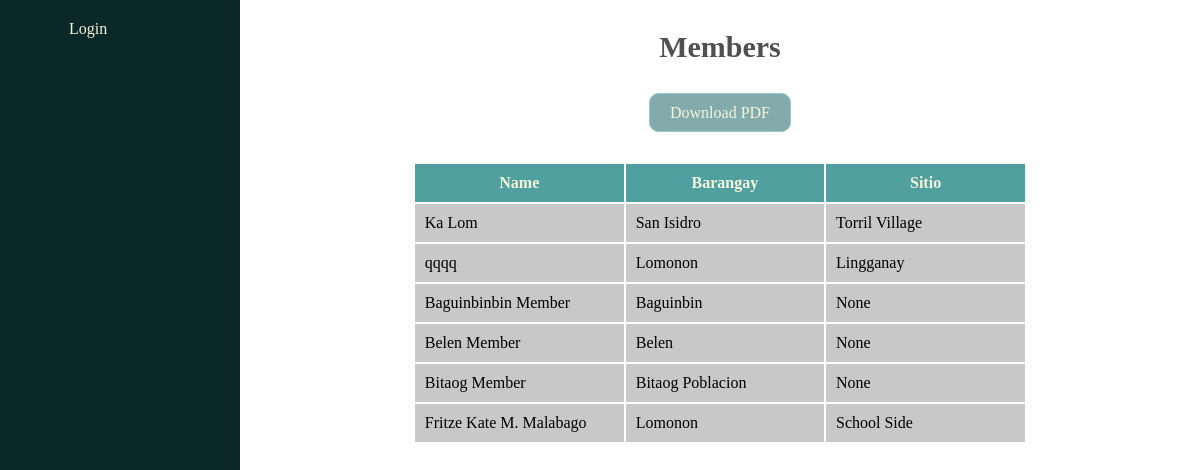
Before: /report/members/ with the older database file.
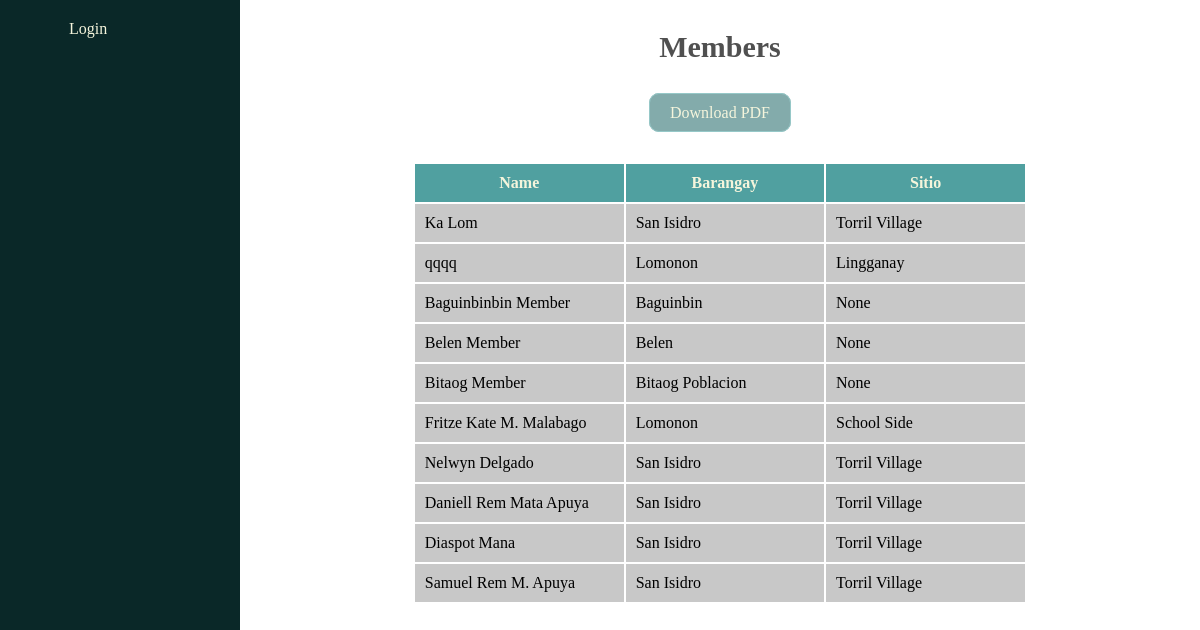
After: the same page with the newer database file.
### management/models.py (models this page shows, shortened)
class Member(models.Model):
    user = models.ForeignKey(User, related_name='member_user', on_delete=models.CASCADE) # Added for version 2, 2/9/2024
    name = models.CharField(max_length=255)
    gender = models.ForeignKey(Gender, related_name='member_gender', on_delete=models.CASCADE)
    age = models.IntegerField()
    brgy = models.ForeignKey(Barangay, related_name='member_brgy', on_delete=models.CASCADE)
    sitio = models.ForeignKey(Sitio, related_name='member_sitio', on_delete=models.CASCADE, null=True, blank=True)
    date_registered = models.DateTimeField(auto_now_add=True)
    image = models.ImageField(null=True, blank=True, upload_to="images/")

class Barangay(models.Model):
    brgy_name = models.CharField(max_length=255)
    brgy_voter_population = models.IntegerField(blank=True, null=True)
    lat = models.FloatField(blank=True, null=True)
    long = models.FloatField(blank=True, null=True)
    def __str__(self):
        return self.brgy_name
    class Meta:
        ordering = ['brgy_name']

class Sitio(models.Model):
    name = models.CharField(max_length=255)
    population = models.IntegerField(default=0, blank=True, null=True)
    brgy = models.ForeignKey(Barangay, related_name='brgy_sitio', on_delete=models.CASCADE)
    lat = models.FloatField(blank=True, null=True)
    long = models.FloatField(blank=True, null=True)
    def __str__(self):
        return self.name

### management/views.py (the view)
# urls.py: path('report/members/', views.all_members_report, name='members-report'),
def all_members_report(request):
    members = Member.objects.all()
    return render(request, 'members_report.html', {
        'members': members,
    })

### management/templates/members_report.html
{% extends 'base.html' %}
{% load static %}
{% block content %}
<section class="members-report-utmost-container-section">
    <div class="members-report-title-header-div">
        Members
    </div>
    <div class="members-report-download-pdf-container">
        <a class="members-report-download-pdf" href="{% url 'members-report-pdf' %}">Download PDF</a>
    </div>
    <div class="members-report-table-container-div">
        <table class="members-report-table">
            <tr class="members-report-table-row">
                <th class="members-report-table-head">Name</th>
                <th class="members-report-table-head">Barangay</th>
                <th class="members-report-table-head">Sitio</th>
            </tr>
            {% for member in members %}
                <tr class="members-report-table-row">
                    <td class="members-report-table-data">{{ member.name }}</td>
                    <td class="members-report-table-data">{{ member.brgy }}</td>
                    <td class="members-report-table-data">{{ member.sitio }}</td>
                </tr>
            {% endfor %}
        </table>
    </div>
</section>
{% endblock %}

### management/templates/base.html (shortened to what this page needs)
<!DOCTYPE html>
<html lang="en">
<head>
    {% load static %}
    {% load humanize %}
    <link rel="stylesheet" href="{% static 'styles.css' %}">
    <link rel="stylesheet" href="{% static 'member_profile.css' %}">
    <link rel="stylesheet" href="{% static 'css/all.min.css' %}">
    <link rel="stylesheet" href="{% static 'css/fontawesome.min.css' %}">
    <link rel="stylesheet" href="{% static 'dashboard.css' %}">
    <link rel="stylesheet" href="{% static 'add-brgy.css' %}">
    <link rel="stylesheet" href="{% static 'add-leader.css' %}">
    <link rel="stylesheet" href="{% static 'add-member.css' %}">
    <link rel="stylesheet" href="{% static 'reports.css' %}">
    <link rel="stylesheet" href="{% static 'brgy-profile.css' %}">
    <link rel="stylesheet" href="{% static 'no-member-brgy.css' %}">
    <link rel="stylesheet" href="{% static 'leader-no-members.css' %}">
    <link rel="stylesheet" href="{% static 'leaderless-members.css' %}">
    <link rel="stylesheet" href="{% static 'member-count-per-brgy.css' %}">
    <link rel="stylesheet" href="{% static 'cluster.css' %}">
    <link rel="stylesheet" href="{% static 'leader-profile.css' %}">
    <link rel="stylesheet" href="{% static 'member-profile.css' %}">
    <link rel="stylesheet" href="{% static 'registrants.css' %}">
    <link rel="stylesheet" href="{% static 'all-members-report.css' %}">
    <link rel="stylesheet" href="{% static 'members-per-brgy-report.css' %}">
    <link rel="stylesheet" href="{% static 'leader-members-report.css' %}">
    <link rel="stylesheet" href="{% static 'members-report.css' %}">
    <link rel="stylesheet" href="{% static 'leaders-report.css' %}">
    <link rel="stylesheet" href="{% static 'sitio-profile.css' %}">
</head>
<body>
    <header id="main-header">
        <ul class="home-header-nav-links">
            {% if request.user.is_authenticated %}
                <li class="home-header-nav-link">
                    <a class="home-link-to-page" href="{% url 'homepage' %}">
                        <div class="home-link-icon-container">
                            <div class="home-link-icon-div">
                                <i class="fa fa-home"></i>
                            </div>
                        </div>
                        <div class="home-link-icon-container">
                            <div class="home-link-name">
                                Home
                            </div>
                        </div>
                    </a>
                </li>
                <li class="home-header-nav-link">
                    <a class="home-link-to-page" href="{% url 'dashboard' %}">
                        <div class="home-link-icon-container">
                            <div class="home-link-icon-div">
                                <i class="fa fa-line-chart"></i>
                            </div>
                        </div>
                        <div class="home-link-icon-container">
                            <div class="home-link-name">
                                Dashboard
                            </div>
                        </div>
                    </a>
                </li>
                <li class="home-header-nav-link">
                    <a class="home-link-to-page" href="{% url 'clusters' %}">
                        <div class="home-link-icon-container">
                            <div class="home-link-icon-div">
                                <i class="fa fa-users" aria-hidden="true"></i>
                            </div>
                        </div>
                        <div class="home-link-icon-container">
                            <div class="home-link-name">
                                Clusters
                            </div>
                        </div>
                    </a>
                </li>
                <li class="home-header-nav-link">
                    <a class="home-link-to-page" href="{% url 'add-brgy' %}">
                        <div class="home-link-icon-container">
                            <div class="home-link-icon-div">
                                <i class="fas fa-dharmachakra" aria-hidden="true"></i>
                            </div>
                        </div>
                        <div class="home-link-icon-container">
                            <div class="home-link-name">
                                Add Barangay
                            </div>
                        </div>
                    </a>
                </li>
                <li class="home-header-nav-link">
                    <a class="home-link-to-page" href="{% url 'registrants' %}">
                        <div class="home-link-icon-container">
                            <div class="home-link-icon-div">
                                <i class="fas fa-user-plus" aria-hidden="true"></i>
                            </div>
                        </div>
                        <div class="home-link-icon-container">
                            <div class="home-link-name">
                                Registrants
                            </div>
                        </div>
                    </a>
                </li>
                <li class="home-header-nav-link">
                    <a class="home-link-to-page" href="{% url 'reports' %}">
                        <div class="home-link-icon-container">
                            <div class="home-link-icon-div">
                                <i class="fa fa-file" aria-hidden="true"></i>
                            </div>
                        </div>
                        <div class="home-link-icon-container">
                            <div class="home-link-name">
                                Reports
                            </div>
                        </div>
                    </a>
                </li>
                <li class="home-header-nav-link">
                    <div class="main-header-link-container-div" id="notification-toggle">
                        <div class="notification-counter-div">
                        </div>
                        <div class="home-link-icon-container">
                            <div class="home-link-icon-div">
                                <i class="fa fa-bell" aria-hidden="true"></i>
                            </div>
                        </div>
                        <div class="home-link-icon-container">
                            <div class="home-link-name">
                                Notification
                            </div>
                        </div>
                    </div>
                    {% csrf_token %}
                    <div class="notification-list" id="notification-list">
                        {% for notification in notifications %}
                            <div class="notification">
                                <div class="notification-title">
                                    {{ notification.title }}
                                </div>
                                <div class="notification-date-time">
                                    {{ notification.date_time | naturaltime }}
                                </div>
                                <div class="notification-message">
                                    {{ notification.message }}
                                </div>
                                <div class="notification-delete-div">
                                    <a class="notification-delete"
                                       href="{% url 'delete-notification' notification.title notification.id %}">
                                        Remove Notification
                                    </a>
                                </div>
                            </div>
                        {% empty %}
                            <div class="notification-empty-notifier">
                                No Notification
                            </div>
                        {% endfor %}
                    </div>
                </li>
                <li class="home-header-nav-link">
                    <a class="home-link-to-page" href="{% url 'logout' %}">
                        <div class="home-link-icon-container">
                            <div class="home-link-icon-div">
                                <i class="fa fa-sign-out" aria-hidden="true"></i>
                            </div>
                        </div>
                        <div class="home-link-icon-container">
                            <div class="home-link-name">
                                Logout
                            </div>
                        </div>
                    </a>
                </li>
            {% else %}
                <li class="home-header-nav-link">
                    <a class="home-link-to-page" href="{% url 'login' %}">
                        <div class="home-link-icon-container">
                            <div class="home-link-icon-div">
                                <i class="fa fa-sign-in" aria-hidden="true"></i>
                            </div>
                        </div>
                        <div class="home-link-icon-container">
                            <div class="home-link-name">
                                Login
                            </div>
                        </div>
                    </a>
                </li>
            {% endif %}
        </ul>
    </header>
    <section class="base-block-content-section-container">
        {% block content %}{% endblock %}
    </section>
</body>
</html>

### management/static/styles.css (style rules this page uses)
html { scroll-behavior:smooth; }
body { margin: 0px; }
#main-header { background-color: rgb(10, 40, 40); color: beige; width:20%; float: left; min-height: 100vh; position: fixed; z-index:20; }
.home-header-nav-links { list-style: none; margin-right: 50px; }
.home-header-nav-link { margin-top: 20px; font-family: 'Montserrat'; }
.home-link-to-page { color: beige; text-decoration: none; font-family: 'Montserrat'; }
.home-link-icon-container { display: inline-block; }
.home-link-icon-div { width: 25px; }
.base-block-content-section-container { width:80%; float:right; overflow: hidden; }

### management/static/members-report.css (style rules this page uses)
.members-report-utmost-container-section { font-family: 'Montserrat'; }
.members-report-title-header-div { text-align: center; margin: 30px; font-size:30px; font-weight: 800; color: rgb(80, 80, 80); }
.members-report-table-container-div { margin: auto; width: 64%; }
.members-report-table-head { background-color: rgb(80, 160, 160); padding: 10px; color: beige; width: 300px; }
.members-report-table-data { background-color: rgb(200, 200, 200); padding: 10px; }
.members-report-download-pdf-container { text-align: center; margin: 40px; }
.members-report-download-pdf { background-color: rgba(100, 150, 150, 0.8); font-family: 'Montserrat'; color: beige; text-decoration: none; padding-top:10px; padding-bottom: 10px; padding-right: 20px; padding-left: 20px; border-radius: 10px; border: solid 1px rgb(150, 200, 200); }

Changed rows visible on the page:
added Member: name "Nelwyn Delgado", brgy "San Isidro", sitio "Torril Village"
added Member: name "Daniell Rem Mata Apuya", brgy "San Isidro", sitio "Torril Village"
added Member: name "Diaspot Mana", brgy "San Isidro", sitio "Torril Village"
added Member: name "Samuel Rem M. Apuya", brgy "San Isidro", sitio "Torril Village"
